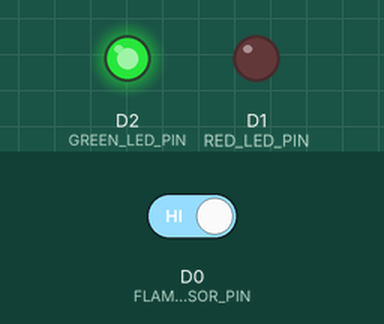
Simulated run of this sketch. Board: ESP8266 (NodeMCU). On the bench: output pins drawn as LEDs (lit = HIGH). Inputs (shaded band) come from the test bench; at power-on: D0 (FLAME_SENSOR_PIN) HIGH. WiFi joins after 1.5 s; servers stay silent unless stated.

Above: at 3.0 s.
3.1 s: D0 (FLAME_SENSOR_PIN) driven LOW
At 3.7 s:
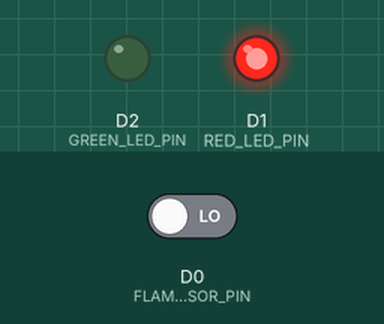
4.6 s: D0 (FLAME_SENSOR_PIN) driven HIGH
At 6.0 s:
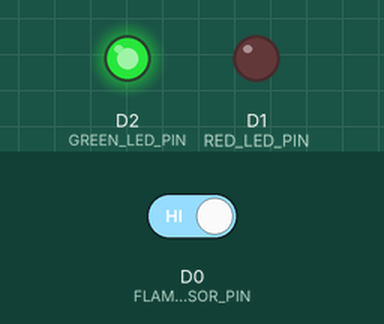
Timing chart, 0 to 7.6 s (numbered marks = the images above; inputs shaded):
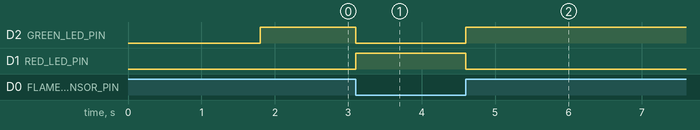

The sketch:

FireAlarm.ino
```cpp
#define BLYNK_TEMPLATE_ID "Template ID"
#define BLYNK_TEMPLATE_NAME "Template Name"
#define BLYNK_AUTH_TOKEN "Blynk Auth Toekn"

#define BLYNK_PRINT Serial
#include <ESP8266WiFi.h>
#include <BlynkSimpleEsp8266.h>

char auth[] = "Blynk-Auth-Token";  // Replace with your Blynk authentication token
char ssid[] = "Wifi-SSID";       // Replace with your WiFi SSID
char pass[] = "Wifi-Password";   // Replace with your WiFi password

#define FLAME_SENSOR_PIN D0
#define GREEN_LED_PIN D2
#define RED_LED_PIN D1

void setup() {
  Serial.begin(115200);
  Blynk.begin(auth, ssid, pass);
  pinMode(FLAME_SENSOR_PIN, INPUT);
  pinMode(GREEN_LED_PIN, OUTPUT);
  pinMode(RED_LED_PIN, OUTPUT);
}

void loop() {
  Blynk.run();

  int flameSensorValue = digitalRead(FLAME_SENSOR_PIN);

  if (flameSensorValue == LOW) {  // Fire detected
    digitalWrite(GREEN_LED_PIN, LOW); //Turn off thr green LED
    digitalWrite(RED_LED_PIN, HIGH);//Turn on the red LED

    Blynk.virtualWrite(V1, 0); // Turn off green LED in Blynk
    Blynk.virtualWrite(V2, 255); // Turn on red LED in Blynk
  } else {  // No fire detected
    digitalWrite(GREEN_LED_PIN, HIGH);// Keep the green LED  on
    digitalWrite(RED_LED_PIN, LOW); // Keep the red LED off

    Blynk.virtualWrite(V1, 255); // Turn on green LED in Blynk
    Blynk.virtualWrite(V2, 0); // Turn off red LED in Blynk
  }
}
```

Measured:
- after the input at 3.1 s, D2 (GREEN_LED_PIN): HIGH → LOW at once; D1 (RED_LED_PIN): LOW → HIGH at once
- after the input at 4.6 s, D2 (GREEN_LED_PIN): LOW → HIGH at once; D1 (RED_LED_PIN): HIGH → LOW at once
